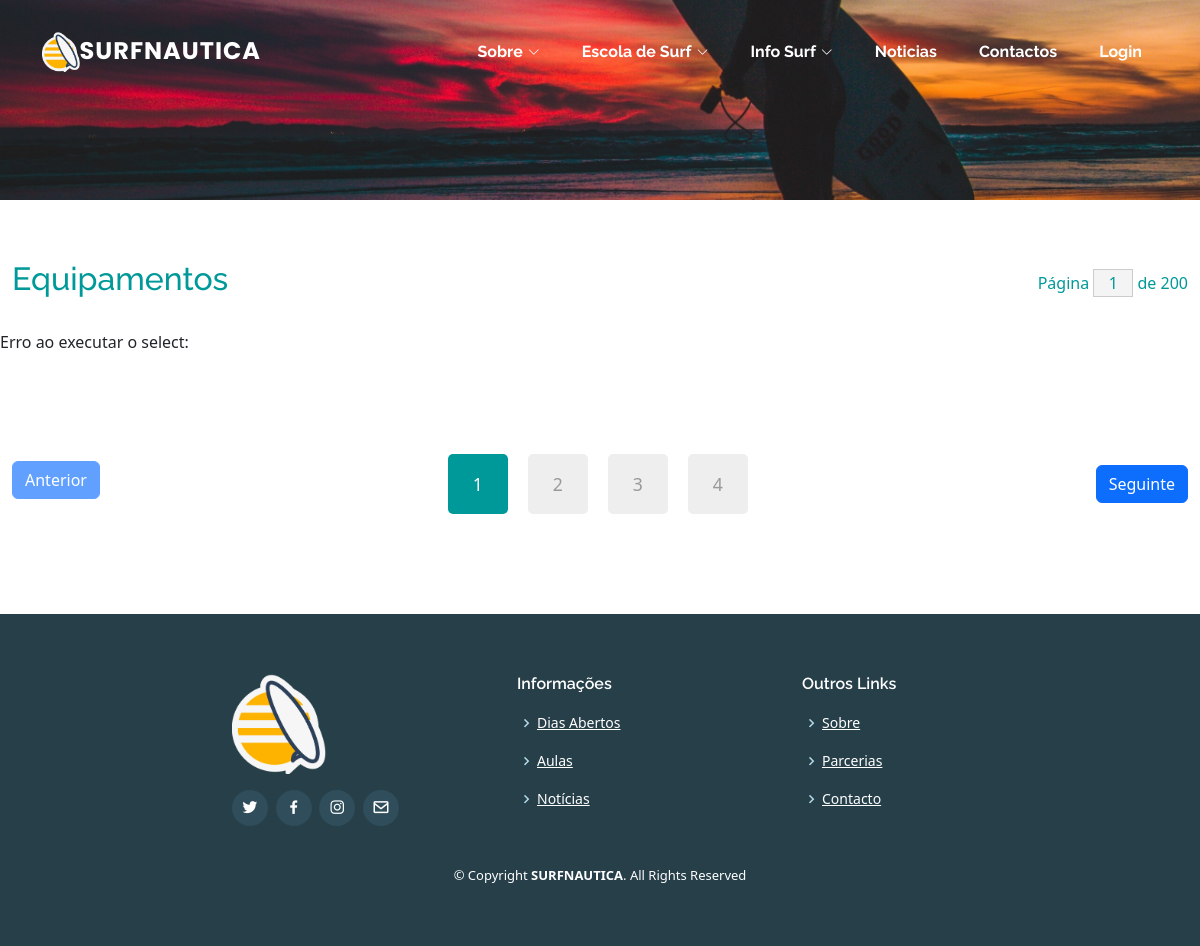
Page /Duarte_Lacerda/equipamentos.php on the earlier database version.
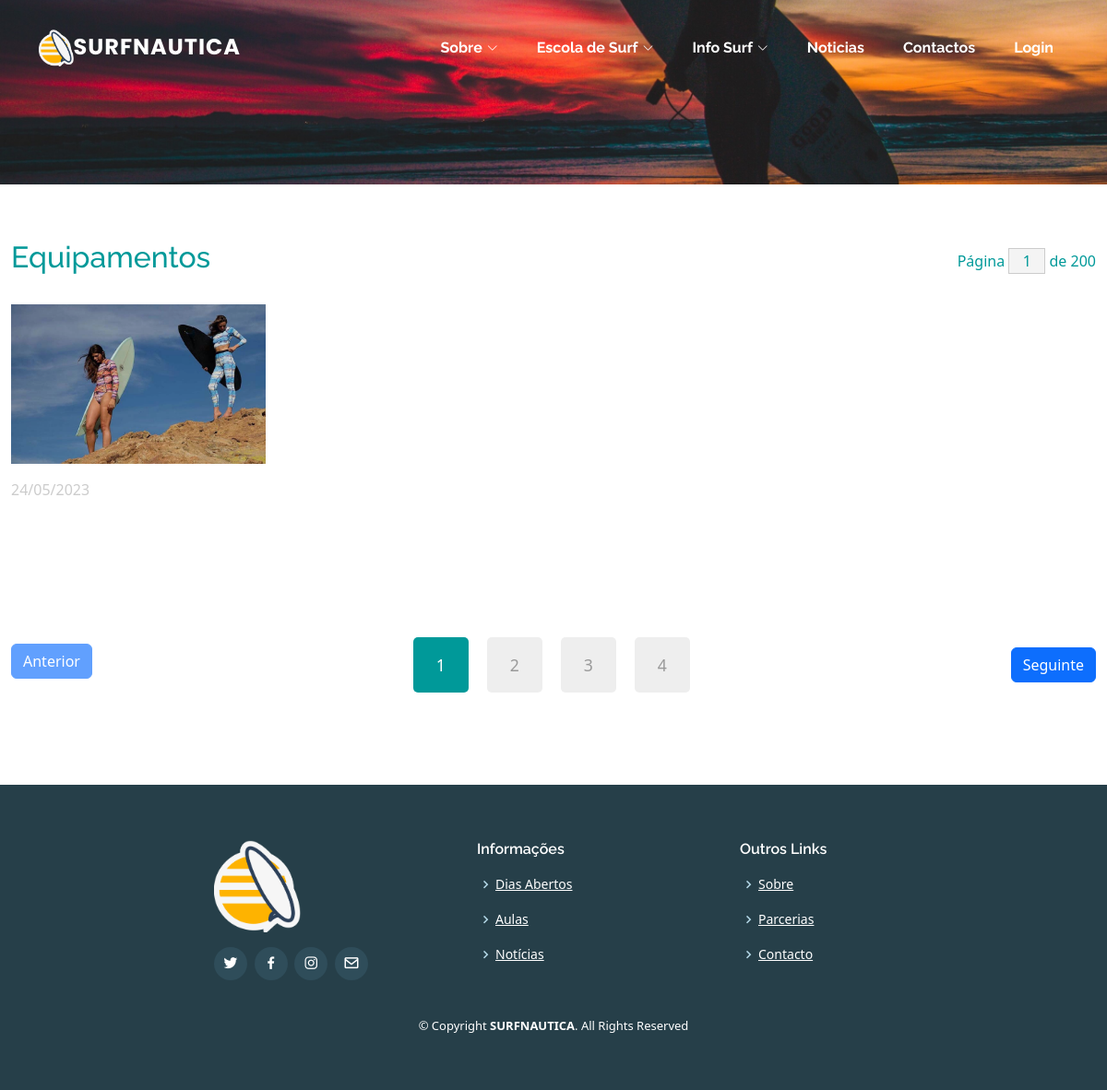
Same page on the later database version.
### tables this page shows
CREATE TABLE IF NOT EXISTS `equipamentos` (
  `id_equipa` INT(11) NOT NULL AUTO_INCREMENT,
  `nome` VARCHAR(50) NOT NULL,
  `descricao` VARCHAR(250) NOT NULL,
  `img` VARCHAR(250) NOT NULL,
  `data_pub` timestamp default current_timestamp,
  `id_parceria` INT(11) NOT NULL,
  PRIMARY KEY (`id_equipa`),
  INDEX `fk_equipamentos_parcerias1_idx` (`id_parceria` ASC),
  CONSTRAINT `fk_equipamentos_parcerias1`
    FOREIGN KEY (`id_parceria`)
    REFERENCES `parcerias` (`id_parceria`)
    ON DELETE NO ACTION
    ON UPDATE NO ACTION);

### Duarte_Lacerda/equipamentos.php (the view, shortened to what this page needs)
<?php
require('../conexao.php');
?>
<!DOCTYPE html>
<html lang="en">
<head>
    <link rel="stylesheet" href="fontawesome/css/all.min.css">
    <link rel="stylesheet" href="css/equips.css">
    <link rel="stylesheet" href="css/navbar.css">
    <link href="vendor/aos/aos.css" rel="stylesheet">
    <link href="vendor/bootstrap/css/bootstrap.min.css" rel="stylesheet">
    <link href="vendor/bootstrap-icons/bootstrap-icons.css" rel="stylesheet">
    <link href="vendor/boxicons/css/boxicons.min.css" rel="stylesheet">
    <link href="vendor/glightbox/css/glightbox.min.css" rel="stylesheet">
    <link href="vendor/swiper/swiper-bundle.min.css" rel="stylesheet">
</head>
<body>
    <?php
    include_once("header.php");
    ?>
    <div class="tm-hero d-flex justify-content-center align-items-center" data-parallax="scroll" data-image-src="img/hero.jpg"></div>
    <div class="container-fluid tm-container-content tm-mt-60">
        <div class="row mb-4">
            <h2 class="col-6 tm-text-primary">
                Equipamentos
            </h2>
            <div class="col-6 d-flex justify-content-end align-items-center">
                <form action="" class="tm-text-primary">
                    Página <input type="text" value="1" size="1" class="tm-input-paging tm-text-primary"> de 200
                </form>
            </div>
        </div>
        <div class="row tm-mb-90 tm-gallery">
            <?php
            $sql = "select nome, descricao, img, data_pub from equipamentos;";
            $result = mysqli_query($conn, $sql);
            if (mysqli_num_rows($result) > 0) {
                while ($row = mysqli_fetch_assoc($result)) {
                    foreach ($row as $res => $key) {
                        $nome = $row['nome'];
                        $img = $row['img'];
                        $data_pub = date("d/m/Y", strtotime($row['data_pub']));
                    }
                    echo ('<div class="col-xl-3 col-lg-4 col-md-6 col-sm-6 col-12 mb-5">
                            <figure class="effect-ming tm-video-item">
                                <img src="img/' . $img . '" alt="Image" class="img-fluid">
                                <figcaption class="d-flex align-items-center justify-content-center">
                                    <h2>' . $nome . '</h2>
                                    <a href="equipamentos_detail.php">Ver Mais</a>
                                </figcaption>
                            </figure>
                            <div class="d-flex justify-content-between tm-text-gray">
                                <span class="tm-text-gray-light">' . $data_pub . '</span>
                            </div>
                        </div>');
                }
            } else {
                echo ("Erro ao executar o select:" . mysqli_connect_error($conn));
            }
            ?>
        </div>
        <div class="row tm-mb-90">
            <div class="col-12 d-flex justify-content-between align-items-center tm-paging-col">
                <a href="javascript:void(0);" class="btn btn-primary tm-btn-prev mb-2 disabled">Anterior</a>
                <div class="tm-paging d-flex">
                    <a href="javascript:void(0);" class="active tm-paging-link">1</a>
                    <a href="javascript:void(0);" class="tm-paging-link">2</a>
                    <a href="javascript:void(0);" class="tm-paging-link">3</a>
                    <a href="javascript:void(0);" class="tm-paging-link">4</a>
                </div>
                <a href="javascript:void(0);" class="btn btn-primary tm-btn-next">Seguinte</a>
            </div>
        </div>
    </div>
    <?php
    include_once("footer.php");
    ?>
</body>
</html>

Differences in the rows shown:
added equipamentos: img (picture), data_pub "24/05/2023"
Other differences:
text no longer shown: "Erro ao executar o select:"
